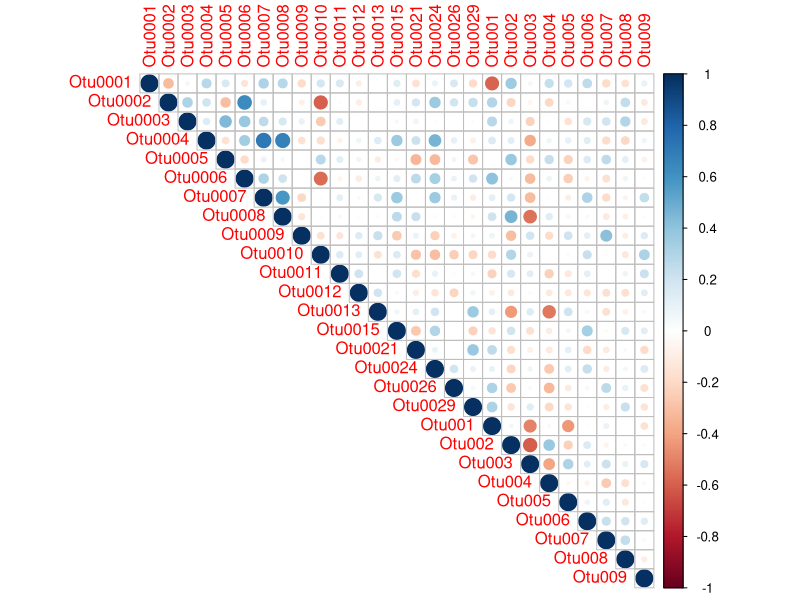

Reproduce this figure in R.
library(readxl)
library(psych)
library(corrplot)

corrdata <- read_excel(path="raw_data/combined_bacteria_plants.xlsx", 
                       col_types=c(Group = "text", Otu0001 = "numeric", Otu0002 = "numeric", Otu0003 = "numeric", Otu0004 = "numeric",
                                   Otu0005 = "numeric", Otu0006 = "numeric", Otu0007 = "numeric", Otu0008 = "numeric", Otu0009 = "numeric",
                                   Otu0010 = "numeric", Otu0011 = "numeric", Otu0012 = "numeric", Otu0013 = "numeric", Otu0015 = "numeric",
                                   Otu0021 = "numeric", Otu0024 = "numeric", Otu0026 = "numeric", Otu0029 = "numeric", Otu001 = "numeric",
                                   Otu002 = "numeric", Otu003 = "numeric", Otu004 = "numeric", Otu005 = "numeric", Otu006 = "numeric", 
                                   Otu007 = "numeric", Otu008 = "numeric", Otu009 = "numeric"))

corrresults <- cor(corrdata[,unlist(lapply(corrdata, is.numeric))], method = "spearman", use = "pairwise.complete.obs")
test <- corr.test(corrdata[2:28], method = "spearman")
corrplot(corrresults, type="upper")




